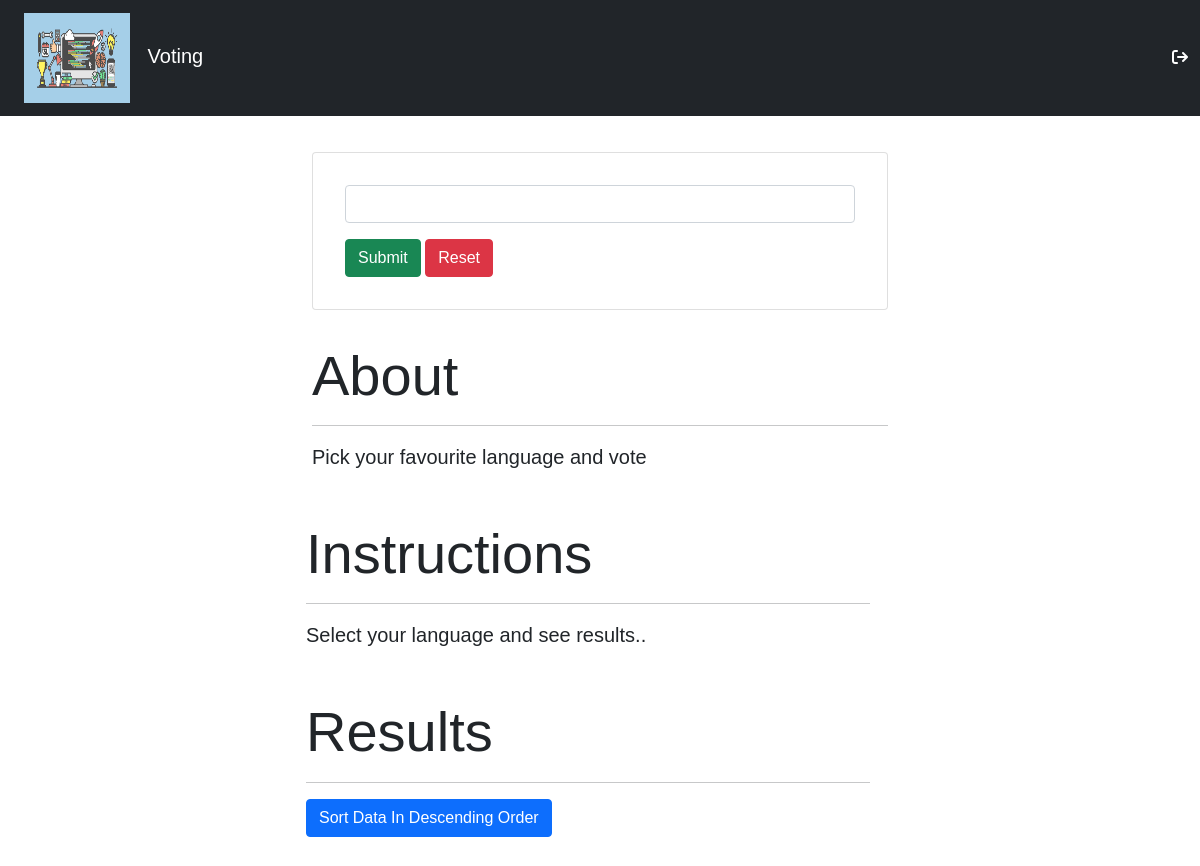
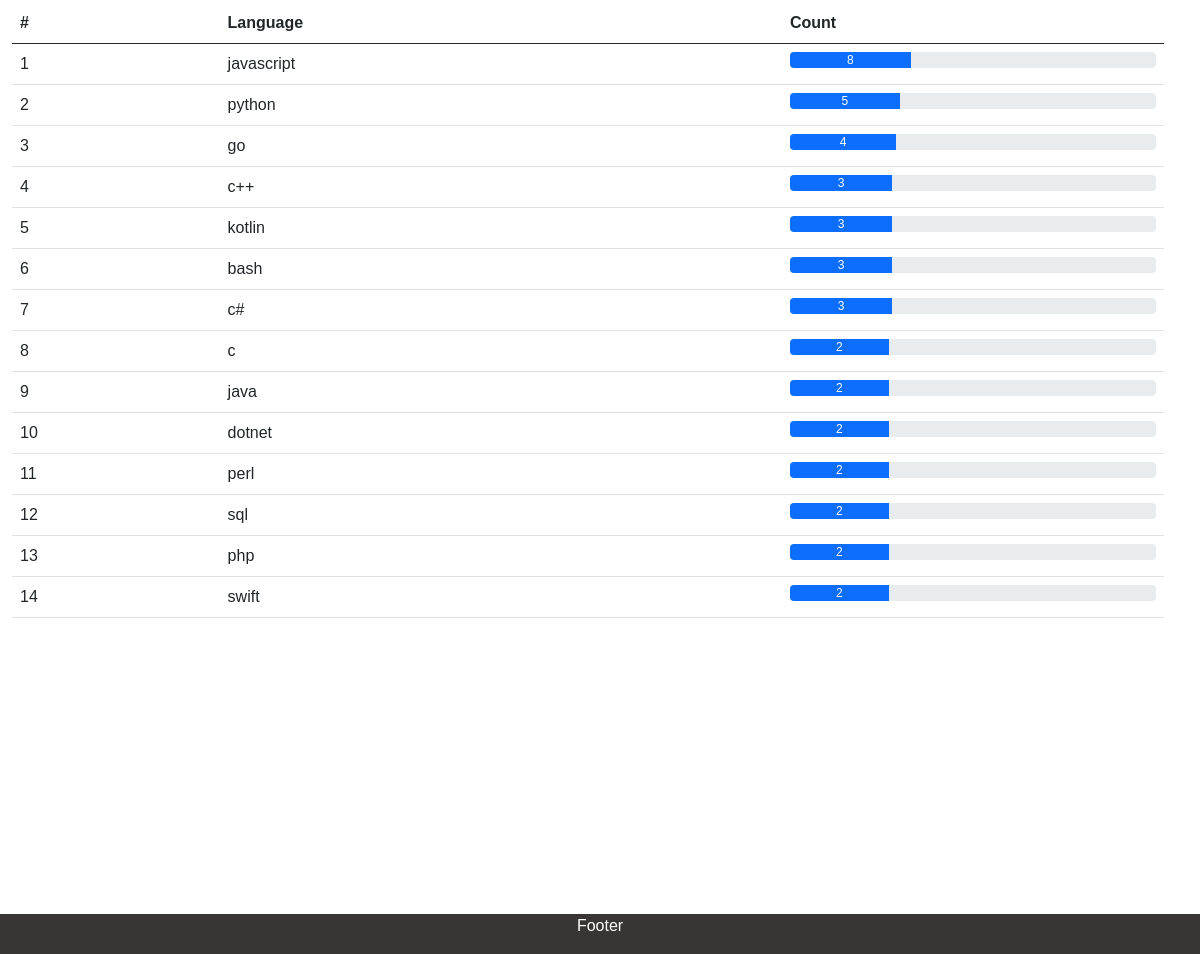
The page /sortdata/ on the database its author committed (2 pictures, top to bottom).
### voteApp/models.py (models this page shows, shortened)
class CreateProgrammingLanguage(models.Model):
    name = models.CharField(max_length=64)
    count = models.IntegerField(default=0)

### voteApp/views.py (the view)
# urls.py: path('sortdata/', views.sortdata, name='sortdata')
def sortdata(request):
    mydict = {
        'languages': CreateProgrammingLanguage.objects.order_by("-count")
    }
    return render(request, 'index.html', context=mydict)

### templates/voteApp/index.html (shortened to what this page needs)
{% load static %}
<!doctype html>
<html lang="en">
  <head>
    <link href="https://cdn.jsdelivr.net/npm/bootstrap@5.0.0-beta2/dist/css/bootstrap.min.css" rel="stylesheet">
    <link rel="stylesheet" href="https://cdnjs.cloudflare.com/ajax/libs/font-awesome/6.4.0/css/all.min.css"/>
    <link rel="stylesheet" href="{% static '/css/auth.css' %}" />
  </head>
  <body>
    <nav class="navbar navbar-expand-lg navbar-dark bg-dark fixed-top">
      <div class="container-fluid ">
        <a class="navbar-brand" href="#">
        <img  class="container-fluid navbar_image" src="{% static 'images/programming.png' %}" />
          Voting</a>
          <a href="{% url 'log_out' %}"><i class="fa-solid fa-arrow-right-from-bracket" style="color: white;"></i></a>
      </div>
    </nav>
    <div class="container-fluid" style="margin-top: 8.5rem;">
      <div class="row">
        <div class="col-md-6" style="margin: 1rem auto;">
          <div class="card">
            <div class="card-body">
              <form method="POST" action="{% url 'getQuery' %}">
                <div class="form-group" style="margin: 1rem;">
                  <input list=languages type="search" class="form-control" autocomplete="off" name="query">
                </div>
                <div style="margin: 1rem;">
                  <input type="submit" class="btn btn-success"/>
                  <input type="reset" class="btn btn-danger"/>
                </div>
              </form>
            </div>
          </div>
        </div>
      </div>
      <div class="row">
        <div class="col-md-6" style="margin: 1rem auto;">
          <p class="display-4" id="about" name="about">
            About
          </p>
          <hr/>
          <p class="lead">
            Pick your favourite language and vote
          </p>
      </div>
      <div class="row">
        <div class="col-md-6" style="margin: 1rem auto;">
          <p class="display-4" id="instructions" name="instructions">
            Instructions
          </p>
          <hr/>
          <p class="lead">
            Select your language and see results..
          </p>
      </div>
    </div>
    <div class="row">
        <div class="col-md-6" style="margin: 1rem auto;">
          <p class="display-4" id="result" name="result">
            Results
          </p>
          <hr/>
          <p class="lead">
            <a href="{% url 'sortdata' %}" class="btn btn-primary">Sort Data In Descending Order</a>
          </p>
      </div>
    </div>
    <div class="row">
        <div class="col-md-12">
          <div class="table-responsive">
            <table class="table">
              <thead>
                <tr>
                  <th scope="col">#</th>
                  <th scope="col">Language</th>
                  <th scope="col">Count</th>
                </tr>
              </thead>
              <tbody>
              {% for lang in languages %}
              <tr>
                <td>{{forloop.counter}}</td>
                <td>{{lang.name}}</td>
                <td>
                  <div class="progress">
                    <div class="progress-bar" role="progressbar" style= "width:{{ lang.count|add:25 }}%" aria-valuenow="100" aria-valuemin="0" aria-valuemax="100">{{lang.count}}</div>
                  </div>
                </td>
              </tr>
              {% endfor %}
              </tbody>
            </table>
          </div>
        </div>
      </div>
    <div class="container-fluid" style="margin-bottom: 20rem;">
      <div class="row">
        <footer class="fixed-bottom navbar-light" style="background: rgb(58, 53, 53); color: white; text-align: center;">
          <p>Footer</p>
        </footer>
      </div>
    </div>
  </body>
</html>

### static/css/auth.css (style rules this page uses)
* { margin: 0; padding: 0; }
body { font-family: sans-serif; background-size: cover; background-position: top; }
.navbar_image { height: 90px; width: 130px; }

### rows shown on the page
CreateProgrammingLanguage: name "javascript", count "8"
CreateProgrammingLanguage: name "python", count "5"
CreateProgrammingLanguage: name "go", count "4"
CreateProgrammingLanguage: name "c++", count "3"
CreateProgrammingLanguage: name "kotlin", count "3"
CreateProgrammingLanguage: name "bash", count "3"
CreateProgrammingLanguage: name "c#", count "3"
CreateProgrammingLanguage: name "c", count "2"
CreateProgrammingLanguage: name "java", count "2"
CreateProgrammingLanguage: name "dotnet", count "2"
CreateProgrammingLanguage: name "perl", count "2"
CreateProgrammingLanguage: name "sql", count "2"
CreateProgrammingLanguage: name "php", count "2"
CreateProgrammingLanguage: name "swift", count "2"
